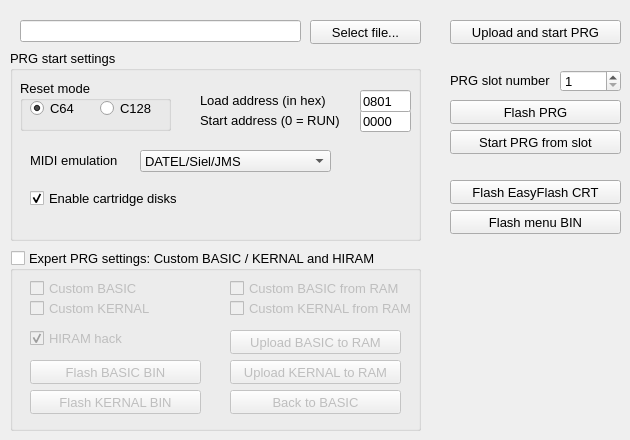
    <widget class="QWidget" name="tab">
     <attribute name="title">
      <string>File transfer</string>
     </attribute>
     <widget class="QLineEdit" name="fileEdit">
      <property name="geometry">
       <rect>
        <x>20</x>
        <y>20</y>
        <width>281</width>
        <height>22</height>
       </rect>
      </property>
      <property name="font">
       <font>
        <pointsize>10</pointsize>
       </font>
      </property>
     </widget>
     <widget class="QPushButton" name="selectFileButton">
      <property name="geometry">
       <rect>
        <x>310</x>
        <y>20</y>
        <width>111</width>
        <height>24</height>
       </rect>
      </property>
      <property name="font">
       <font>
        <pointsize>10</pointsize>
       </font>
      </property>
      <property name="text">
       <string>Select file...</string>
      </property>
     </widget>
     <widget class="QGroupBox" name="groupBox_2">
      <property name="geometry">
       <rect>
        <x>10</x>
        <y>50</y>
        <width>411</width>
        <height>191</height>
       </rect>
      </property>
      <property name="font">
       <font>
        <pointsize>10</pointsize>
       </font>
      </property>
      <property name="styleSheet">
       <string notr="true"/>
      </property>
      <property name="title">
       <string>PRG start settings</string>
      </property>
      <widget class="QComboBox" name="midiEmulationComboBox">
       <property name="geometry">
        <rect>
         <x>130</x>
         <y>100</y>
         <width>191</width>
         <height>22</height>
        </rect>
       </property>
       <property name="font">
        <font>
         <pointsize>10</pointsize>
        </font>
       </property>
       <property name="currentIndex">
        <number>3</number>
       </property>
       <item>
        <property name="text">
         <string>None</string>
        </property>
       </item>
       <item>
        <property name="text">
         <string>Sequential Circuits Inc.</string>
        </property>
       </item>
       <item>
        <property name="text">
         <string>Passport &amp; Syntech</string>
        </property>
       </item>
       <item>
        <property name="text">
         <string>DATEL/Siel/JMS</string>
        </property>
       </item>
       <item>
        <property name="text">
         <string>Namesoft</string>
        </property>
       </item>
      </widget>
      <widget class="QLabel" name="label_9">
       <property name="geometry">
        <rect>
         <x>20</x>
         <y>100</y>
         <width>101</width>
         <height>21</height>
        </rect>
       </property>
       <property name="font">
        <font>
         <pointsize>10</pointsize>
        </font>
       </property>
       <property name="text">
        <string>MIDI emulation</string>
       </property>
      </widget>
      <widget class="QLineEdit" name="startAddressEdit">
       <property name="geometry">
        <rect>
         <x>350</x>
         <y>60</y>
         <width>51</width>
         <height>22</height>
        </rect>
       </property>
       <property name="font">
        <font>
         <pointsize>10</pointsize>
         <weight>50</weight>
         <bold>false</bold>
        </font>
       </property>
       <property name="text">
        <string>0000</string>
       </property>
      </widget>
      <widget class="QLineEdit" name="loadAddressEdit">
       <property name="geometry">
        <rect>
         <x>350</x>
         <y>40</y>
         <width>51</width>
         <height>22</height>
        </rect>
       </property>
       <property name="font">
        <font>
         <pointsize>10</pointsize>
         <weight>50</weight>
         <bold>false</bold>
        </font>
       </property>
       <property name="text">
        <string>0801</string>
       </property>
      </widget>
      <widget class="QGroupBox" name="resetModeGroupBox">
       <property name="geometry">
        <rect>
         <x>10</x>
         <y>30</y>
         <width>151</width>
         <height>51</height>
        </rect>
       </property>
       <property name="font">
        <font>
         <pointsize>10</pointsize>
        </font>
       </property>
       <property name="title">
        <string>Reset mode</string>
       </property>
       <property name="flat">
        <bool>false</bool>
       </property>
       <widget class="QRadioButton" name="resetModeC64RadioButton">
        <property name="geometry">
         <rect>
          <x>10</x>
          <y>20</y>
          <width>61</width>
          <height>17</height>
         </rect>
        </property>
        <property name="text">
         <string>C64</string>
        </property>
        <property name="checked">
         <bool>true</bool>
        </property>
       </widget>
       <widget class="QRadioButton" name="resetModeC128RadioButton">
        <property name="geometry">
         <rect>
          <x>80</x>
          <y>20</y>
          <width>61</width>
          <height>17</height>
         </rect>
        </property>
        <property name="text">
         <string>C128</string>
        </property>
       </widget>
      </widget>
      <widget class="QLabel" name="label_8">
       <property name="geometry">
        <rect>
         <x>190</x>
         <y>60</y>
         <width>151</width>
         <height>21</height>
        </rect>
       </property>
       <property name="font">
        <font>
         <pointsize>10</pointsize>
        </font>
       </property>
       <property name="text">
        <string>Start address (0 = RUN)</string>
       </property>
      </widget>
      <widget class="QLabel" name="label_7">
       <property name="geometry">
        <rect>
         <x>190</x>
         <y>40</y>
         <width>151</width>
         <height>21</height>
        </rect>
       </property>
       <property name="font">
        <font>
         <pointsize>10</pointsize>
        </font>
       </property>
       <property name="text">
        <string>Load address (in hex)</string>
       </property>
      </widget>
      <widget class="QCheckBox" name="customBasicCheckBox_2">
       <property name="geometry">
        <rect>
         <x>20</x>
         <y>140</y>
         <width>191</width>
         <height>17</height>
        </rect>
       </property>
       <property name="font">
        <font>
         <pointsize>10</pointsize>
        </font>
       </property>
       <property name="text">
        <string>Enable cartridge disks</string>
       </property>
       <property name="checked">
        <bool>true</bool>
       </property>
      </widget>
     </widget>
     <widget class="QGroupBox" name="groupBox_9">
      <property name="geometry">
       <rect>
        <x>10</x>
        <y>250</y>
        <width>411</width>
        <height>181</height>
       </rect>
      </property>
      <property name="font">
       <font>
        <pointsize>10</pointsize>
       </font>
      </property>
      <property name="title">
       <string>Expert PRG settings: Custom BASIC / KERNAL and HIRAM</string>
      </property>
      <property name="checkable">
       <bool>true</bool>
      </property>
      <property name="checked">
       <bool>false</bool>
      </property>
      <widget class="QPushButton" name="flashBasicBinButton">
       <property name="geometry">
        <rect>
         <x>20</x>
         <y>110</y>
         <width>171</width>
         <height>24</height>
        </rect>
       </property>
       <property name="sizePolicy">
        <sizepolicy hsizetype="Minimum" vsizetype="Expanding">
         <horstretch>0</horstretch>
         <verstretch>0</verstretch>
        </sizepolicy>
       </property>
       <property name="font">
        <font>
         <pointsize>10</pointsize>
        </font>
       </property>
       <property name="text">
        <string>Flash BASIC BIN</string>
       </property>
      </widget>
      <widget class="QPushButton" name="flashKernalBinButton">
       <property name="geometry">
        <rect>
         <x>20</x>
         <y>140</y>
         <width>171</width>
         <height>24</height>
        </rect>
       </property>
       <property name="sizePolicy">
        <sizepolicy hsizetype="Minimum" vsizetype="Expanding">
         <horstretch>0</horstretch>
         <verstretch>0</verstretch>
        </sizepolicy>
       </property>
       <property name="font">
        <font>
         <pointsize>10</pointsize>
        </font>
       </property>
       <property name="text">
        <string>Flash KERNAL BIN</string>
       </property>
      </widget>
      <widget class="QPushButton" name="uploadBasicToRamButton">
       <property name="geometry">
        <rect>
         <x>220</x>
         <y>80</y>
         <width>171</width>
         <height>24</height>
        </rect>
       </property>
       <property name="sizePolicy">
        <sizepolicy hsizetype="Minimum" vsizetype="Expanding">
         <horstretch>0</horstretch>
         <verstretch>0</verstretch>
        </sizepolicy>
       </property>
       <property name="font">
        <font>
         <pointsize>10</pointsize>
        </font>
       </property>
       <property name="text">
        <string>Upload BASIC to RAM</string>
       </property>
      </widget>
      <widget class="QPushButton" name="uploadKernalToRamButton">
       <property name="geometry">
        <rect>
         <x>220</x>
         <y>110</y>
         <width>171</width>
         <height>24</height>
        </rect>
       </property>
       <property name="sizePolicy">
        <sizepolicy hsizetype="Minimum" vsizetype="Expanding">
         <horstretch>0</horstretch>
         <verstretch>0</verstretch>
        </sizepolicy>
       </property>
       <property name="font">
        <font>
         <pointsize>10</pointsize>
        </font>
       </property>
       <property name="text">
        <string>Upload KERNAL to RAM</string>
       </property>
      </widget>
      <widget class="QPushButton" name="backToBasicButton">
       <property name="geometry">
        <rect>
         <x>220</x>
         <y>140</y>
         <width>171</width>
         <height>24</height>
        </rect>
       </property>
       <property name="sizePolicy">
        <sizepolicy hsizetype="Minimum" vsizetype="Expanding">
         <horstretch>0</horstretch>
         <verstretch>0</verstretch>
        </sizepolicy>
       </property>
       <property name="font">
        <font>
         <pointsize>10</pointsize>
        </font>
       </property>
       <property name="text">
        <string>Back to BASIC</string>
       </property>
      </widget>
      <widget class="QCheckBox" name="customBasicFromRamCheckbox">
       <property name="geometry">
        <rect>
         <x>220</x>
         <y>30</y>
         <width>181</width>
         <height>17</height>
        </rect>
       </property>
       <property name="font">
        <font>
         <pointsize>10</pointsize>
        </font>
       </property>
       <property name="text">
        <string>Custom BASIC from RAM</string>
       </property>
      </widget>
      <widget class="QCheckBox" name="customKernalFromRamCheckbox">
       <property name="geometry">
        <rect>
         <x>220</x>
         <y>50</y>
         <width>181</width>
         <height>17</height>
        </rect>
       </property>
       <property name="font">
        <font>
         <pointsize>10</pointsize>
        </font>
       </property>
       <property name="text">
        <string>Custom KERNAL from RAM</string>
       </property>
      </widget>
      <widget class="QCheckBox" name="customBasicCheckBox">
       <property name="geometry">
        <rect>
         <x>20</x>
         <y>30</y>
         <width>191</width>
         <height>17</height>
        </rect>
       </property>
       <property name="font">
        <font>
         <pointsize>10</pointsize>
        </font>
       </property>
       <property name="text">
        <string>Custom BASIC</string>
       </property>
      </widget>
      <widget class="QCheckBox" name="customKernalCheckBox">
       <property name="geometry">
        <rect>
         <x>20</x>
         <y>50</y>
         <width>171</width>
         <height>17</height>
        </rect>
       </property>
       <property name="font">
        <font>
         <pointsize>10</pointsize>
        </font>
       </property>
       <property name="text">
        <string>Custom KERNAL</string>
       </property>
      </widget>
      <widget class="QCheckBox" name="kernalHiramHackCheckBox">
       <property name="geometry">
        <rect>
         <x>20</x>
         <y>80</y>
         <width>191</width>
         <height>17</height>
        </rect>
       </property>
       <property name="font">
        <font>
         <pointsize>10</pointsize>
        </font>
       </property>
       <property name="text">
        <string>HIRAM hack</string>
       </property>
       <property name="checked">
        <bool>true</bool>
       </property>
      </widget>
     </widget>
     <widget class="QPushButton" name="uploadAndRunPrgButton">
      <property name="geometry">
       <rect>
        <x>450</x>
        <y>20</y>
        <width>171</width>
        <height>24</height>
       </rect>
      </property>
      <property name="sizePolicy">
       <sizepolicy hsizetype="Minimum" vsizetype="Expanding">
        <horstretch>0</horstretch>
        <verstretch>0</verstretch>
       </sizepolicy>
      </property>
      <property name="font">
       <font>
        <pointsize>10</pointsize>
       </font>
      </property>
      <property name="text">
       <string>Upload and start PRG</string>
      </property>
     </widget>
     <widget class="QSpinBox" name="prgSlotSpinBox">
      <property name="geometry">
       <rect>
        <x>560</x>
        <y>70</y>
        <width>61</width>
        <height>22</height>
       </rect>
      </property>
      <property name="font">
       <font>
        <pointsize>10</pointsize>
        <weight>50</weight>
        <bold>false</bold>
       </font>
      </property>
      <property name="minimum">
       <number>1</number>
      </property>
      <property name="maximum">
       <number>25</number>
      </property>
      <property name="value">
       <number>1</number>
      </property>
     </widget>
     <widget class="QLabel" name="label_4">
      <property name="geometry">
       <rect>
        <x>450</x>
        <y>70</y>
        <width>111</width>
        <height>21</height>
       </rect>
      </property>
      <property name="font">
       <font>
        <pointsize>10</pointsize>
       </font>
      </property>
      <property name="text">
       <string>PRG slot number</string>
      </property>
     </widget>
     <widget class="QPushButton" name="flashPrgButton">
      <property name="geometry">
       <rect>
        <x>450</x>
        <y>100</y>
        <width>171</width>
        <height>24</height>
       </rect>
      </property>
      <property name="sizePolicy">
       <sizepolicy hsizetype="Minimum" vsizetype="Expanding">
        <horstretch>0</horstretch>
        <verstretch>0</verstretch>
       </sizepolicy>
      </property>
      <property name="font">
       <font>
        <pointsize>10</pointsize>
       </font>
      </property>
      <property name="text">
       <string>Flash PRG</string>
      </property>
     </widget>
     <widget class="QPushButton" name="flashAndRunPrgButton">
      <property name="geometry">
       <rect>
        <x>450</x>
        <y>130</y>
        <width>171</width>
        <height>24</height>
       </rect>
      </property>
      <property name="sizePolicy">
       <sizepolicy hsizetype="Minimum" vsizetype="Expanding">
        <horstretch>0</horstretch>
        <verstretch>0</verstretch>
       </sizepolicy>
      </property>
      <property name="font">
       <font>
        <pointsize>10</pointsize>
       </font>
      </property>
      <property name="text">
       <string>Start PRG from slot</string>
      </property>
     </widget>
     <widget class="QPushButton" name="flashEasyFlashCrtButton">
      <property name="geometry">
       <rect>
        <x>450</x>
        <y>180</y>
        <width>171</width>
        <height>24</height>
       </rect>
      </property>
      <property name="sizePolicy">
       <sizepolicy hsizetype="Minimum" vsizetype="Expanding">
        <horstretch>0</horstretch>
        <verstretch>0</verstretch>
       </sizepolicy>
      </property>
      <property name="font">
       <font>
        <pointsize>10</pointsize>
       </font>
      </property>
      <property name="text">
       <string>Flash EasyFlash CRT</string>
      </property>
     </widget>
     <widget class="QPushButton" name="flashMenuBinButton">
      <property name="geometry">
       <rect>
        <x>450</x>
        <y>210</y>
        <width>171</width>
        <height>24</height>
       </rect>
      </property>
      <property name="sizePolicy">
       <sizepolicy hsizetype="Minimum" vsizetype="Expanding">
        <horstretch>0</horstretch>
        <verstretch>0</verstretch>
       </sizepolicy>
      </property>
      <property name="font">
       <font>
        <pointsize>10</pointsize>
       </font>
      </property>
      <property name="text">
       <string>Flash menu BIN</string>
      </property>
     </widget>
    </widget>
